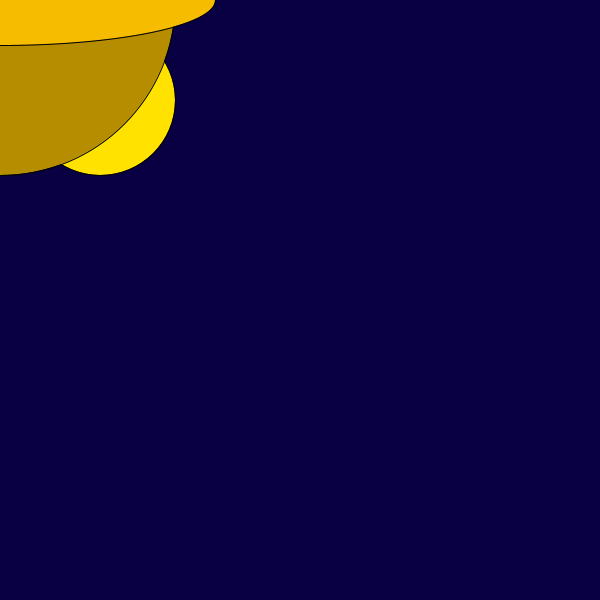
Frame 1 (no input)
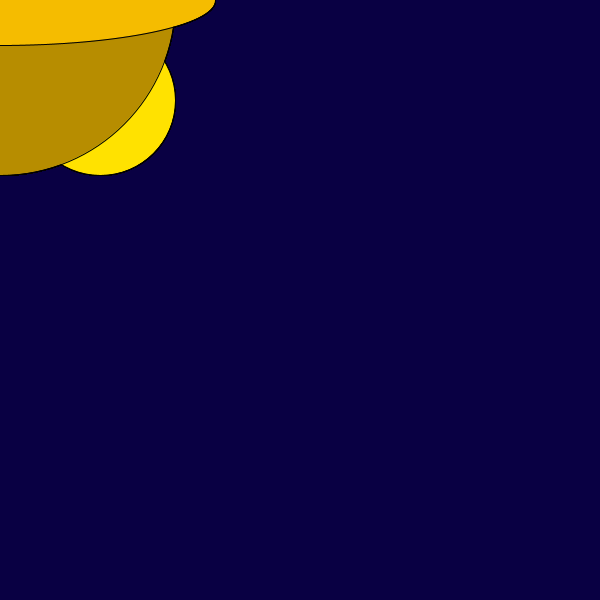
Frame 60 (the mouse pressed at the canvas centre just before this capture)
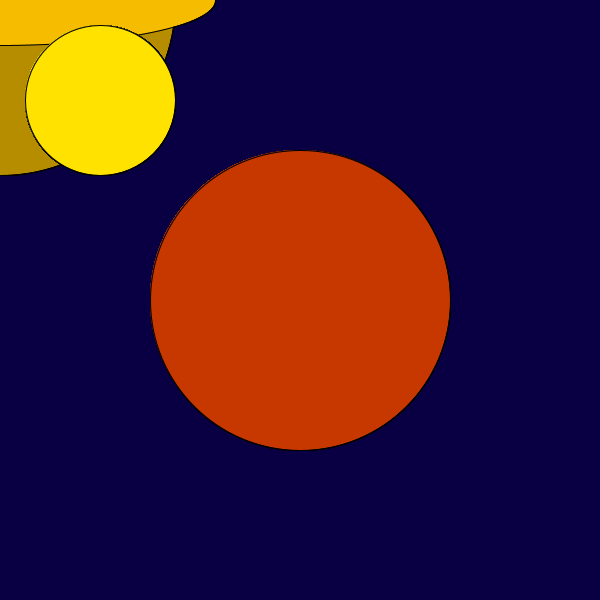
Frame 120 (the mouse held since frame 60 and released just before this capture)

The Processing sketch that drew these frames (run headless with seeded random() and noise(); from frame 60 on, the mouse is pressed at the canvas centre):

// Processing sketch: processing_125788
// ── processing_125788.pde

void setup() {
  size(600, 600);
  background(9,0,67);
 

}

void draw() {
   fill(255, 226, 0);
   ellipse (100, 100, 150,150);
  if (mousePressed) {
    fill (198,56,0);
    stroke (0);
    ellipse(mouseX, mouseY, 300, 300);
  } else {
    stroke(0);
    fill (183,141,0);
    ellipse(mouseX, mouseY,350,350);
    fill (245,188,0);
    ellipse(mouseX, mouseY, 430, 90);
  }
  

} 
